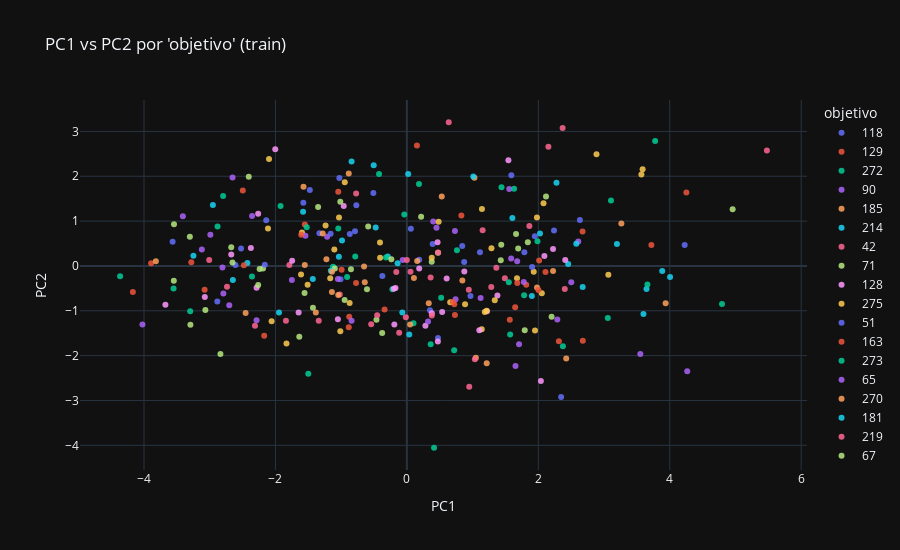

This figure's notebook cell:
### Markdown cell above
# FIGS

### Code cell
# Solo si k >= 2
import plotly.express as px

df_plot2 = T_train_df.iloc[:, :2].copy()
df_plot2["objetivo"] = y_train.loc[T_train_df.index].astype(str)
fig2 = px.scatter(df_plot2, x="PC1", y="PC2", color="objetivo",
                  opacity=0.85, title="PC1 vs PC2 por 'objetivo' (train)", height=550)
fig2.update_traces(marker=dict(size=6))
fig2.update_layout(xaxis_title="PC1", yaxis_title="PC2")
fig2.show()
